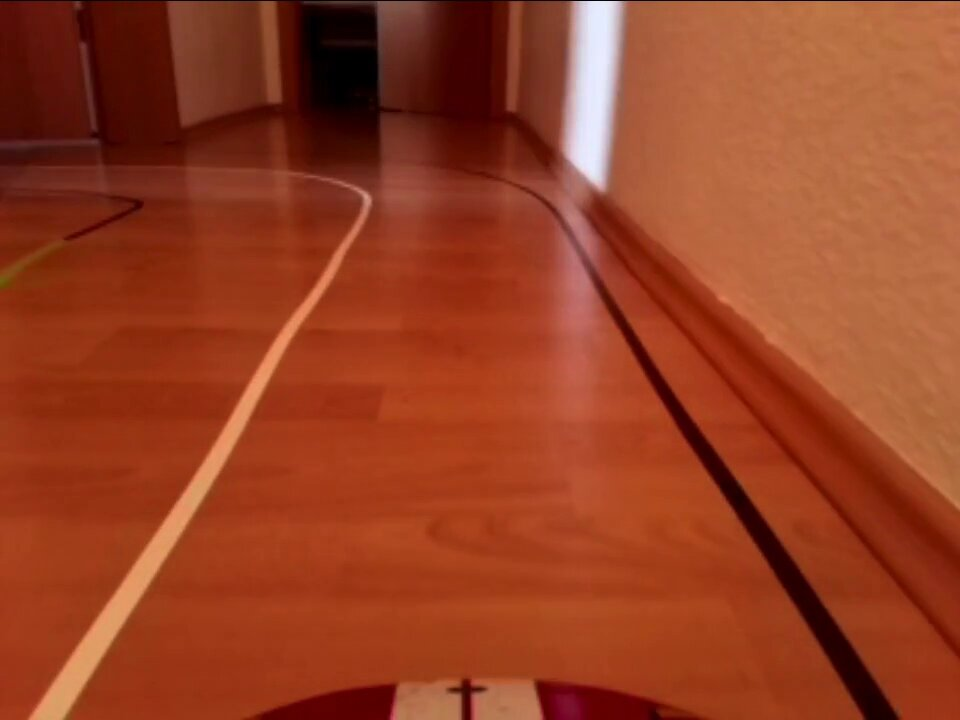
#> input picture main/lane_detection/lane_detection_from_root/Flat_adjusted/Flat_adjusted_09.jpg, 960 x 720 px, found by its file name; its folder holds 5 pictures in this run
$ python call_lanedetect_pic.py
#> lines starting #> are read from the running program, lines starting #| are printed output that depends on the picture; after the words box and inside, x2 and y2 are one past the last pixel; in counts of white or black regions, pixels touching at a corner belong together
### main/lane_detection/lane_detection_from_root/lanedetect_steer.py
import os
os.chdir('/Users/Syman/Documents/Studij/Semester05/Seminar/AutonomousCar/lane_detection')

# Do all the relevant imports
import matplotlib.pyplot as plt
import matplotlib.image as mpimg
import numpy as np
import cv2
import math

def grayscale(img):
    """Applies the Grayscale transform
    This will return an image with only one color channel
    but NOTE: to see the returned image as grayscale
    (assuming your grayscaled image is called 'gray')
    you should call plt.imshow(gray, cmap='gray')"""
    return cv2.cvtColor(img, cv2.COLOR_RGB2GRAY)
    # Or use BGR2GRAY if you read an image with cv2.imread()
    #return cv2.cvtColor(img, cv2.COLOR_BGR2GRAY)

def canny(img, low_threshold, high_threshold):
    """Applies the Canny transform"""
    return cv2.Canny(img, low_threshold, high_threshold)

def gaussian_blur(img, kernel_size):
    """Applies a Gaussian Noise kernel"""
    return cv2.GaussianBlur(img, (kernel_size, kernel_size), 0)

def region_of_interest(img, vertices, vertices_car):
    """
    Applies an image mask.

    Only keeps the region of the image defined by the polygon
    formed from `vertices`. The rest of the image is set to black.
    `vertices` should be a numpy array of integer points.
    """
    #defining a blank mask to start with
    mask = np.zeros_like(img)

    #defining a 3 channel or 1 channel color to fill the mask with depending on the input image
    if len(img.shape) > 2:
        channel_count = img.shape[2]  # i.e. 3 or 4 depending on your image
        ignore_mask_color = (255,) * channel_count
    else:
        ignore_mask_color = 255

    #filling pixels inside the polygon defined by "vertices" with the fill color
    cv2.fillPoly(mask, vertices, ignore_mask_color)

    #returning the image only where mask pixels are nonzero
    masked_image = cv2.bitwise_and(img, mask)

    #cover also the nose of the car at bottom of stream
    cv2.fillConvexPoly(masked_image, vertices_car, 0)

    return masked_image

def draw_lines(img, lines, color=[255, 0, 0], thickness=10):
    """
    NOTE: this is the function you might want to use as a starting point once you want to
    average/extrapolate the line segments you detect to map out the full
    extent of the lane (going from the result shown in raw-lines-example.mp4
    to that shown in P1_example.mp4).

    Think about things like separating line segments by their
    slope ((y2-y1)/(x2-x1)) to decide which segments are part of the left
    line vs. the right line.  Then, you can average the position of each of
    the lines and extrapolate to the top and bottom of the lane.

    This function draws `lines` with `color` and `thickness`.
    Lines are drawn on the image inplace (mutates the image).
    If you want to make the lines semi-transparent, think about combining
    this function with the weighted_img() function below
    """
    for line in lines:
        for x1,y1,x2,y2 in line:
            cv2.line(img, (x1, y1), (x2, y2), color, thickness)

# [18 lines left out: function homography, not called in this run]

def slope_lines(image,lines):

    left_lines = [] # Like /
    right_lines = [] # Like \
    for line in lines:
        for x1,y1,x2,y2 in line:

            if x1 == x2:
                pass #Vertical Lines
            else:
                m = (y2 - y1) / (x2 - x1)
                c = y1 - m * x1

                if m < 0:
                    left_lines.append((m,c))
                elif m >= 0:
                    right_lines.append((m,c))

    left_line = np.mean(left_lines, axis=0)
    right_line = np.mean(right_lines, axis=0)

    return left_line, right_line

def steer(image, left_line, right_line):
    # center of image
    img_y, img_x = image.shape[:2]
    cv2.line(image, (int(img_x/2),0), (int(img_x/2),img_y), color = (0, 255, 0), thickness = 10)

    # middle line:
    y1 = int(img_y*0.6) # height of slope
    y2 = int(img_y)
    x1 = int(abs((y1 - right_line[1]) / right_line[0]) - abs((y1 - left_line[1]) / left_line[0]))
    x2 = int(img_x/2)

    cv2.line(image, (x1,y1), (x2,y2), color = (0, 0, 255), thickness = 10)

    steering = (x2 - x1)/100
    print(steering)

    return steering

def slope(image, left_line, right_line):

    img = image.copy()
    poly_vertices = []
    order = [0,1,3,2]

    for slope, intercept in [left_line, right_line]:

        #getting complete height of image in y1
        rows, cols = image.shape[:2]
        y1= int(rows) #image.shape[0]

        #taking y2 upto 60% of actual height or 60% of y1
        y2= int(rows*0.6) #int(0.6*y1)

        #we know that equation of line is y=mx +c so we can write it x=(y-c)/m
        x1=int((y1-intercept)/slope)
        x2=int((y2-intercept)/slope)
        poly_vertices.append((x1, y1))
        poly_vertices.append((x2, y2))
        draw_lines(img, np.array([[[x1,y1,x2,y2]]]))

    poly_vertices = [poly_vertices[i] for i in order]
    cv2.fillPoly(img, pts = np.array([poly_vertices],'int32'), color = (0,255,0))

    return cv2.addWeighted(image,0.7,img,0.4,0.)

def hough_lines(img, rho, theta, threshold, min_line_len, max_line_gap):
    """
    `img` should be the output of a Canny transform.

    Returns an image with hough lines drawn.
    """
    lines = cv2.HoughLinesP(img, rho, theta, threshold, np.array([]), minLineLength=min_line_len, maxLineGap=max_line_gap)
    line_img = np.zeros((img.shape[0], img.shape[1], 3), dtype=np.uint8)

    return lines, line_img

def weighted_img(img, initial_img, α=0.1, β=1., γ=0.):
    """
    `img` is the output of the hough_lines(), An image with lines drawn on it.
    Should be a blank image (all black) with lines drawn on it.

    `initial_img` should be the image before any processing.

    The result image is computed as follows:

    initial_img * α + img * β + γ
    NOTE: initial_img and img must be the same shape!
    """
    lines_edges = cv2.addWeighted(initial_img, α, img, β, γ)
    #lines_edges = cv2.polylines(lines_edges,get_vertices(img), True, (0,0,255), 10)
    return lines_edges

def get_vertices(image, scope):

    if scope == 'border':
        rows, cols = image.shape[:2]
        bottom_left  = [cols*-0.2, rows]
        top_left     = [cols*0.2, rows*0.5]
        bottom_right = [cols*1.2, rows]
        top_right    = [cols*0.8, rows*0.5]

        # [5 lines of commented-out code are left out]

        ver = np.array([[bottom_left, top_left, top_right, bottom_right]], dtype=np.int32)
        return ver

    elif scope =='car':
        rows, cols = image.shape[:2]
        bottom_left  = [cols*0.2, rows]
        top_left     = [cols*0.4, rows*0.9]
        bottom_right = [cols*0.8, rows]
        top_right    = [cols*0.6, rows*0.9]

        ver = np.array([[bottom_left, top_left, top_right, bottom_right]], dtype=np.int32)
        return ver

################################################################################################
################################         calling pipeline       ################################
################################################################################################

# Lane finding Pipeline
def lane_finding_pipeline(image):

    #Grayscale
    gray_img = grayscale(image)
    #Gaussian Smoothing
    smoothed_img = gaussian_blur(img = gray_img, kernel_size = 5)
    #Canny Edge Detection
    canny_img = canny(img = smoothed_img, low_threshold = 50, high_threshold = 150)
    #Masked Image Within a Polygon
    masked_img = region_of_interest(img = canny_img, vertices = get_vertices(image, 'border'), vertices_car = get_vertices(image, 'car'))
    #Hough Transform Lines
    lines, line_img = hough_lines(img = masked_img, rho = 1, theta = np.pi/180, threshold = 20, min_line_len = 20, max_line_gap = 180)
    # draw left and right line
    left_line, right_line = slope_lines(line_img, lines)
    # draw slope between two lines
    slope_weighted_img = slope(line_img, left_line, right_line)
    #Draw lines on edges
    output = weighted_img(img = slope_weighted_img, initial_img = image, α=0.8, β=1., γ=0.)
    maske = region_of_interest(img = image, vertices = get_vertices(image, 'border'), vertices_car = get_vertices(image, 'car'))
    steer(image, left_line, right_line)

    output = maske

    return output


################################################################################################
################################          call for test         ################################
################################################################################################


image = mpimg.imread(f'./Flat_adjusted/Flat_adjusted_09.jpg')
#> image is the input picture: shape (720, 960, 3); mean R, G, B 150.5, 63.4, 34.9

# plot input image
fig = plt.figure(figsize=(20, 10),num='TEST')
ax = fig.add_subplot(1, 2, 1,xticks=[], yticks=[])
plt.imshow(image)
ax.set_title("Input Image")
ax = fig.add_subplot(1, 2, 2,xticks=[], yticks=[])

picture = lane_finding_pipeline(image)
#> in region_of_interest, `cv2.fillPoly(mask, vertices, ignore_mask_color)`:
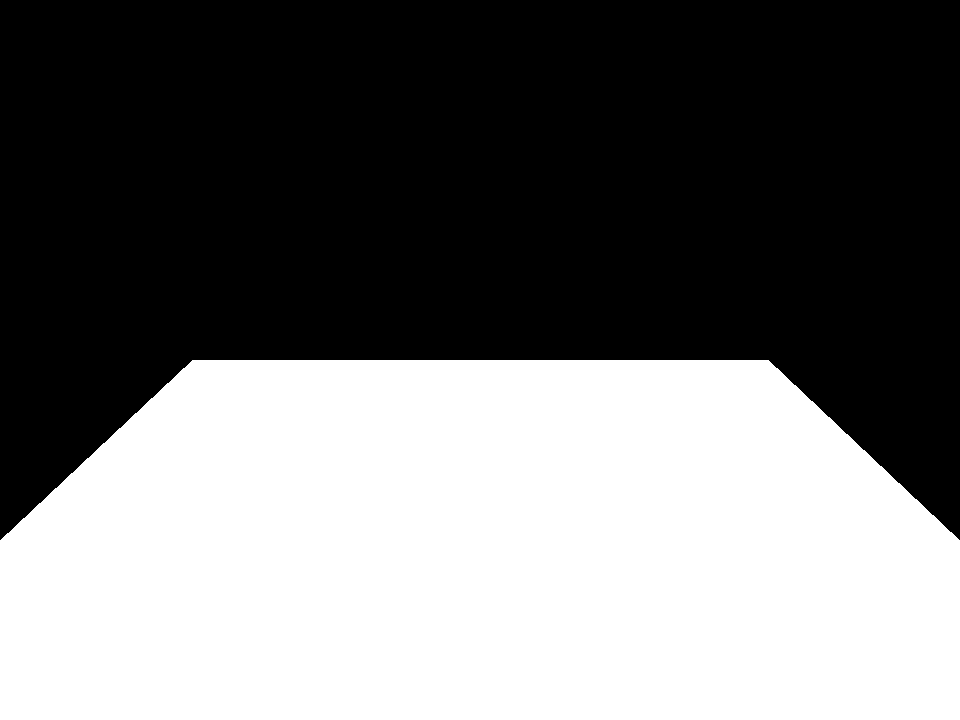
#> mask: shape (720, 960); 45% white; 1 white region, box (x1, y1, x2, y2) and area: (0, 360, 960, 720) 310944
#> in hough_lines, `lines = cv2.HoughLinesP(img, rho, theta, threshold, np.array([]), minL..`: lines = 21 rows, first 6: [640, 366, 827, 655], [651, 360, 881, 689], [652, 360, 858, 654], [64, 719, 232, 449], [29, 719, 214, 445], [29, 718, 226, 425]
#> the loop in slope_lines, `for line in lines:` made 21 passes
#> after the loop in slope_lines, `for line in lines:`: left_lines = [(-1.61, 821.9), (-1.48, 762), (-1.49, 761.1), (-1.61, 819.9), (-1.6, 822.5), (-2, 916), (-1.72, 811.4), (-1.72, 812.2), (-2, 913), (-2.05, 927.2), (-1.48, 763.5)]; right_lines = [(1.55, -623.1), (1.43, -571.2), (1.43, -570.5), (1.54, -620.1), (1.55, -625.5), (1.59, -653.7), (1.45, -590.9), (1.44, -579), (1.47, -597.8), (1.43, -574.5)]
#> in slope_lines, `left_line = np.mean(left_lines, axis=0)`: left_line = [-1.71, 830.1]
#> in slope_lines, `right_line = np.mean(right_lines, axis=0)`: right_line = [1.49, -600.6]
#> in lane_finding_pipeline, `left_line, right_line = slope_lines(line_img, lines)`: left_line = [-1.71, 830.1]; right_line = [1.49, -600.6]
#> the loop in slope, `for slope, intercept in [left_line, right_line]:` made 2 passes
#> (slope, intercept, rows, cols, y1, y2, x1, x2) on passes 1 to 2: (-1.71, 830.1, 720, 960, 720, 432, 64, 233), (1.49, -600.6, 720, 960, 720, 432, 887, 694)
#> after the loop in slope, `for slope, intercept in [left_line, right_line]:`:
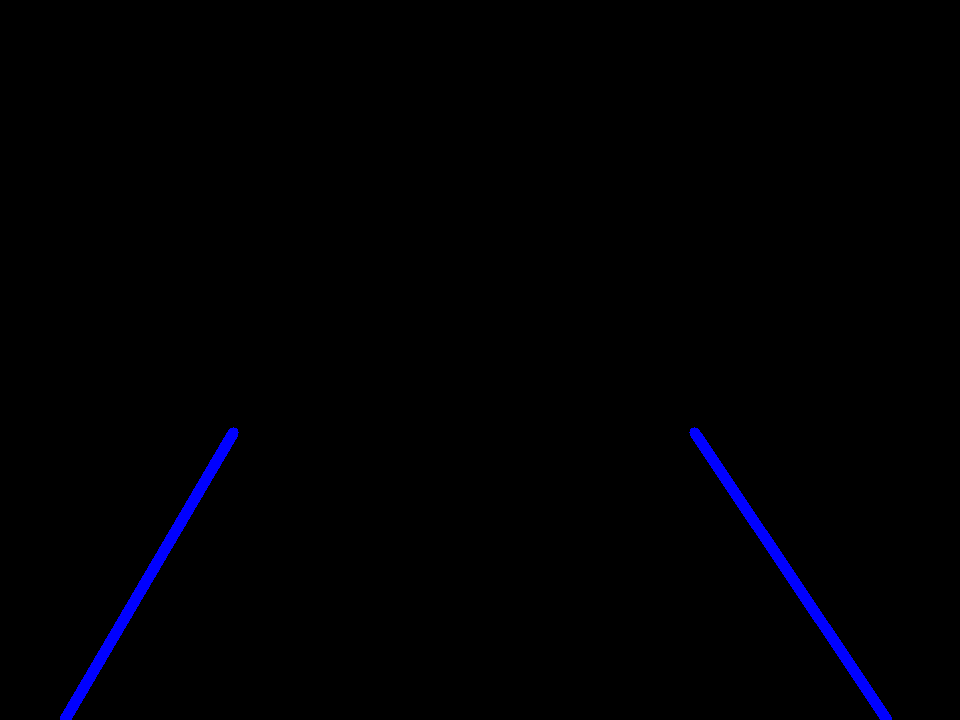
#> img: shape (720, 960, 3); mean of channels 0, 1, 2 2.8, 0, 0; drawn as B, G, R
#> after the loop in slope, `for slope, intercept in [left_line, right_line]:`: poly_vertices = [(64, 720), (233, 432), (887, 720), (694, 432)]
#> in slope, `poly_vertices = [poly_vertices[i] for i in order]`: poly_vertices = [(64, 720), (233, 432), (694, 432), (887, 720)]
#> in steer, `x1 = int(abs((y1 - right_line[1]) / right_line[0]) - abs((y1 - left_li..`: x1 = 460
#> in steer, `steering = (x2 - x1)/100`: steering = 0.2
#| 0.2
plt.imshow(picture)

# plot also processed image
ax.set_title("Output Image [Lane Line Detected]")
plt.show()


### main/lane_detection/lane_detection_from_root/call_lanedetect_pic.py
import os
os.chdir('/Users/Syman/Documents/Studij/Semester05/Seminar/AutonomousCar/lane_detection')
import matplotlib.pyplot as plt
import matplotlib.image as mpimg
import lanedetect_steer
import cv2


for image_path in list(os.listdir('./Flat_adjusted')):
    image = mpimg.imread(f'./Flat_adjusted/{image_path}')
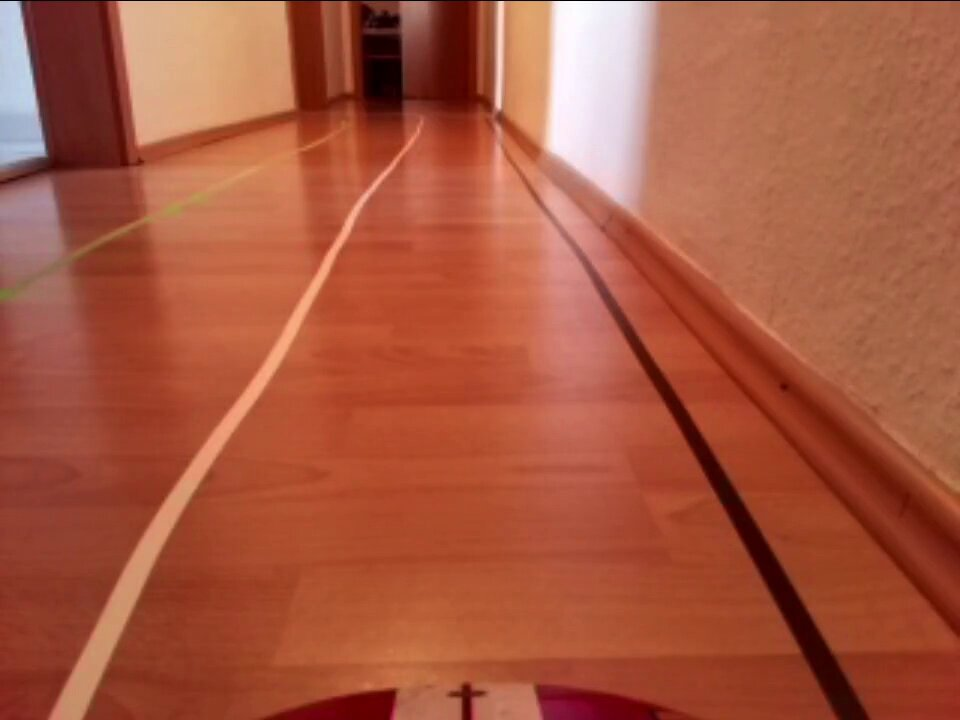
#> input picture main/lane_detection/lane_detection_from_root/Flat_adjusted/Flat_adjusted_01.jpg, 960 x 720 px, found by its file name
#> image is the input picture: shape (720, 960, 3); mean R, G, B 167.9, 87.3, 63.1
    print(image_path)

    # plot input image
    fig = plt.figure(figsize=(20, 10),num=f'{image_path}')
    ax = fig.add_subplot(1, 2, 1,xticks=[], yticks=[])
    plt.imshow(image)
    ax.set_title("Input Image")
    ax = fig.add_subplot(1, 2, 2,xticks=[], yticks=[])

    try:
        picture = lanedetect_steer.lane_finding_pipeline(image)
#> in hough_lines (call 2), `lines = cv2.HoughLinesP(img, rho, theta, threshold, np.array([]), minL..`: lines = 22 rows, first 6: [159, 508, 266, 360], [735, 488, 869, 719], [660, 394, 794, 636], [49, 717, 141, 537], [87, 706, 219, 423], [651, 380, 818, 681]
#> the loop in slope_lines (call 2), `for line in lines:` made 22 passes
#> the loop in slope (call 2), `for slope, intercept in [left_line, right_line]:` made 2 passes
#> (slope, intercept, rows, cols, y1, y2, x1, x2) on passes 1 to 2: (-1.69, 792.5, 720, 960, 720, 432, 42, 213), (1.71, -749.7, 720, 960, 720, 432, 859, 691)
#> after the loop in slope (call 2), `for slope, intercept in [left_line, right_line]:`:
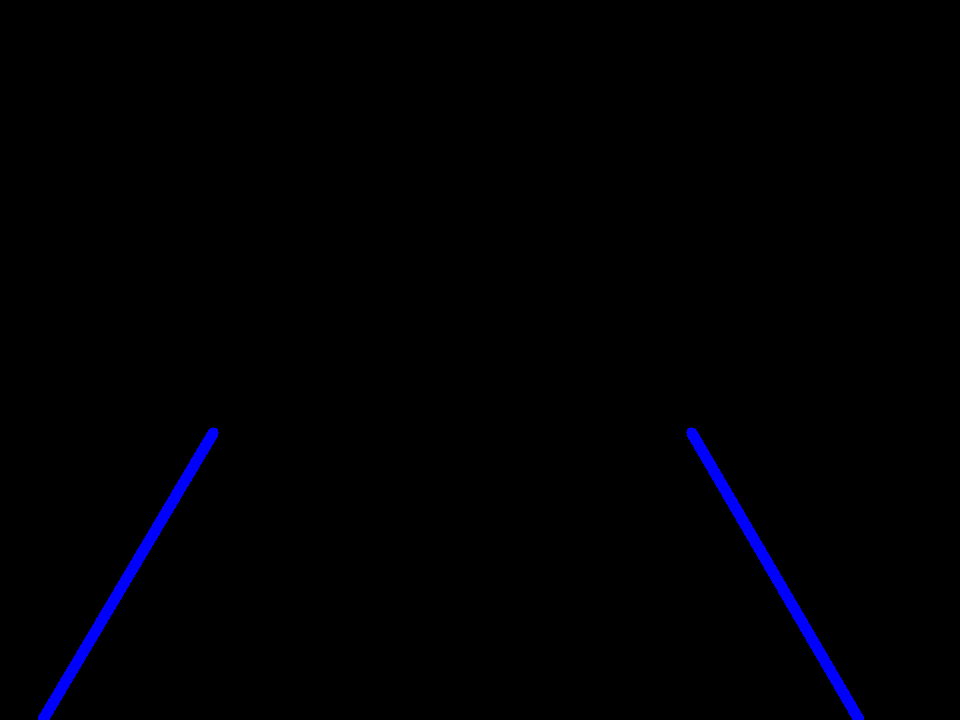
#> img: shape (720, 960, 3); mean of channels 0, 1, 2 2.8, 0, 0; drawn as B, G, R
#> after the loop in slope (call 2), `for slope, intercept in [left_line, right_line]:`: poly_vertices = [(42, 720), (213, 432), (859, 720), (691, 432)]
#> in slope (call 2), `poly_vertices = [poly_vertices[i] for i in order]`: poly_vertices = [(42, 720), (213, 432), (691, 432), (859, 720)]
#> call 2 of weighted_img, with α = 0.8, β = 1, γ = 0
#> in weighted_img (call 2), `lines_edges = cv2.addWeighted(initial_img, α, img, β, γ)`:
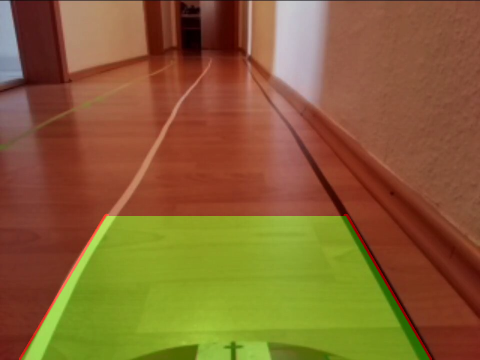
#> lines_edges: shape (720, 960, 3) (shown at 1/2 size); mean R, G, B 134.8, 97.4, 50.5
#> in region_of_interest (call 4), `cv2.fillConvexPoly(masked_image, vertices_car, 0)`:
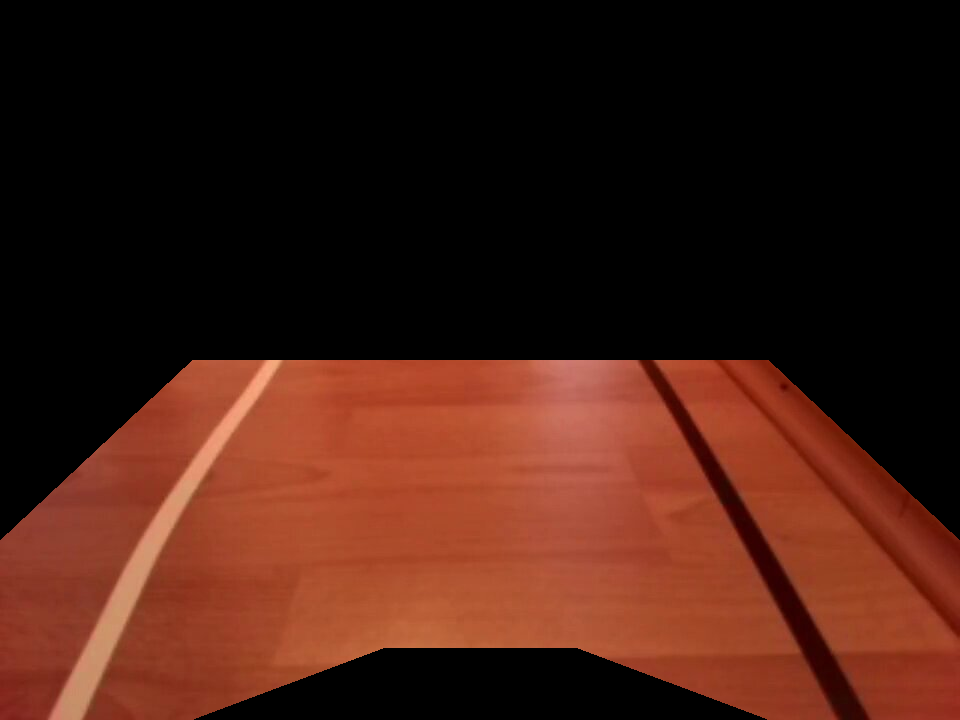
#> masked_image: shape (720, 960, 3); mean R, G, B 66, 28.8, 18.1
#| 0.03
    except Exception:
        print("Inputdaten Fehler")
        continue


    #picture = lanedetect.lane_finding_pipeline(image)
    plt.imshow(picture)

    # plot also processed image
    ax.set_title("Output Image [Lane Line Detected]")
    plt.show()

    if 0xFF == ord('q'):
        break
